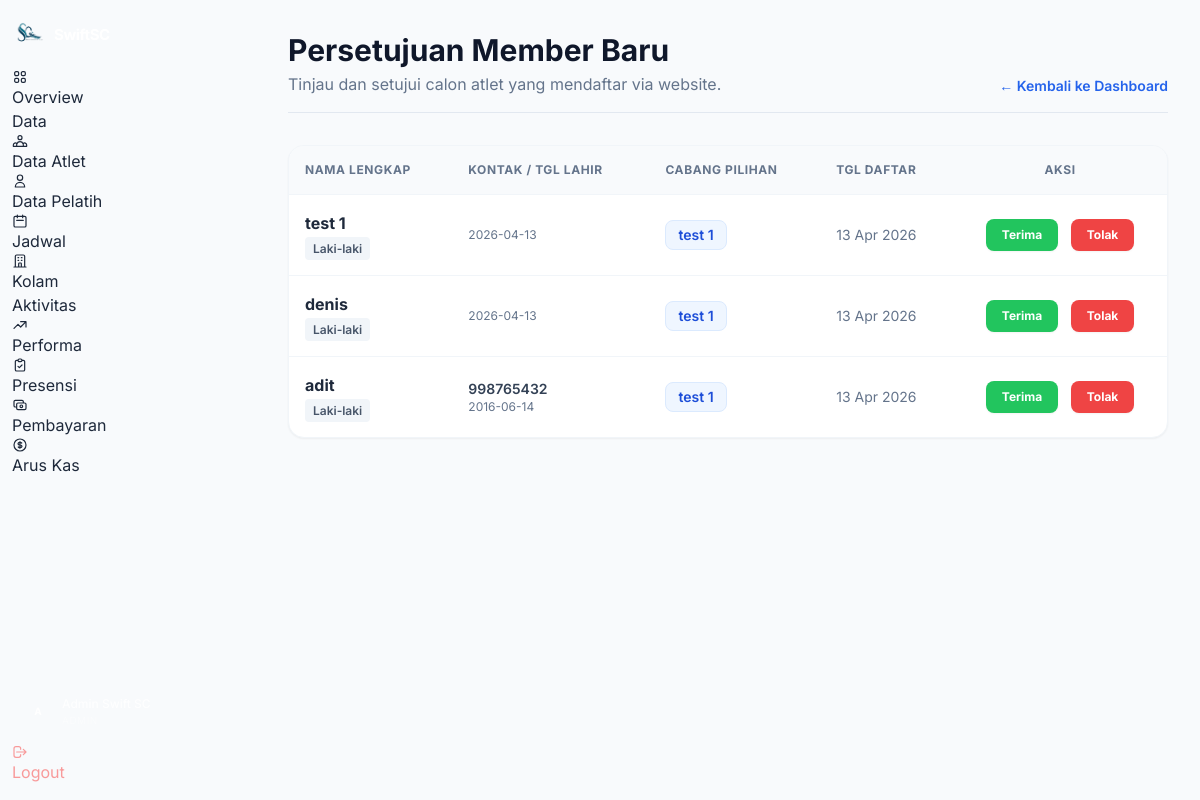
The app's page /dashboard/admin/kelola_member.php (signed in) with its own data.
### tables this page shows
CREATE TABLE `members` (
  `id` int(11) NOT NULL,
  `pool_id` int(11) NOT NULL,
  `nama` varchar(100) NOT NULL,
  `jenis_kelamin` enum('L','P') NOT NULL,
  `no_hp` varchar(20) DEFAULT NULL,
  `tanggal_lahir` date NOT NULL,
  `tanggal_gabung` date NOT NULL,
  `payment_status` enum('Paid','Unpaid') DEFAULT 'Paid',
  `status_akun` enum('Pending','Aktif','Nonaktif') DEFAULT 'Pending',
  `created_at` timestamp NOT NULL DEFAULT current_timestamp()
);

CREATE TABLE `pools` (
  `id` int(11) NOT NULL,
  `name` varchar(100) NOT NULL,
  `address` text DEFAULT NULL,
  `created_at` timestamp NOT NULL DEFAULT current_timestamp(),
  `updated_at` timestamp NOT NULL DEFAULT current_timestamp() ON UPDATE current_timestamp()
);

### dashboard/admin/kelola_member.php (the view, shortened to what this page needs)
<?php
require_once '../../config/database.php';
$query_pending = mysqli_query($koneksi, "SELECT m.*, p.name as nama_kolam FROM members m LEFT JOIN pools p ON m.pool_id = p.id WHERE m.status_akun = 'Pending' ORDER BY m.tanggal_gabung DESC");
?>
<!DOCTYPE html>
<html lang="id">
<head>
    <script src="https://cdn.tailwindcss.com"></script>
</head>
<body class="bg-slate-50 text-slate-800 flex">
    <?php include '../../includes/sidebar.php'; ?>
    <div class="ml-64 p-8 w-full">
        <div class="mb-8 border-b border-slate-200 pb-4 flex justify-between items-end">
            <div>
                <h1 class="text-3xl font-bold text-slate-900">Persetujuan Member Baru</h1>
                <p class="text-slate-500 mt-1">Tinjau dan setujui calon atlet yang mendaftar via website.</p>
            </div>
            <a href="index.php" class="text-blue-600 hover:text-blue-800 font-semibold text-sm">&larr; Kembali ke Dashboard</a>
        </div>
        <div class="bg-white rounded-2xl shadow-sm border border-slate-100 overflow-hidden">
            <div class="overflow-x-auto">
                <table class="w-full text-left border-collapse">
                    <thead>
                        <tr class="bg-slate-50 border-b border-slate-100 text-slate-500 uppercase text-xs tracking-wider">
                            <th class="p-4 font-bold">Nama Lengkap</th>
                            <th class="p-4 font-bold">Kontak / Tgl Lahir</th>
                            <th class="p-4 font-bold">Cabang Pilihan</th>
                            <th class="p-4 font-bold">Tgl Daftar</th>
                            <th class="p-4 font-bold text-center">Aksi</th>
                        </tr>
                    </thead>
                    <tbody class="divide-y divide-slate-100">
                        <?php if(mysqli_num_rows($query_pending) > 0): ?>
                            <?php while($row = mysqli_fetch_assoc($query_pending)): ?>
                                <tr class="hover:bg-slate-50 transition">
                                    <td class="p-4">
                                        <p class="font-bold text-slate-800"><?= htmlspecialchars($row['nama']) ?></p>
                                        <span class="text-xs font-semibold px-2 py-1 rounded bg-slate-100 text-slate-600">
                                            <?= $row['jenis_kelamin'] == 'L' ? 'Laki-laki' : 'Perempuan' ?>
                                        </span>
                                    </td>
                                    <td class="p-4">
                                        <p class="text-sm font-semibold text-slate-700"><?= htmlspecialchars($row['no_hp']) ?></p>
                                        <p class="text-xs text-slate-500"><?= htmlspecialchars($row['tanggal_lahir']) ?></p>
                                    </td>
                                    <td class="p-4">
                                        <span class="inline-block px-3 py-1 bg-blue-50 text-blue-700 text-sm font-semibold rounded-lg border border-blue-100">
                                            <?= htmlspecialchars($row['nama_kolam'] ?? 'Belum Pilih') ?>
                                        </span>
                                    </td>
                                    <td class="p-4 text-sm text-slate-500">
                                        <?= date('d M Y', strtotime($row['tanggal_gabung'])) ?>
                                    </td>
                                    <td class="p-4 text-center space-x-2">
                                        <a href="?aksi=terima&id=<?= $row['id'] ?>"
                                           onclick="return confirm('Anda yakin ingin MENYETUJUI <?= $row['nama'] ?> sebagai member aktif?');"
                                           class="inline-block bg-green-500 hover:bg-green-600 text-white text-xs font-bold px-4 py-2 rounded-lg shadow-sm transition">
                                            Terima
                                        </a>
                                        <a href="?aksi=tolak&id=<?= $row['id'] ?>"
                                           onclick="return confirm('Anda yakin ingin MENOLAK dan MENGHAPUS data <?= $row['nama'] ?>?');"
                                           class="inline-block bg-red-500 hover:bg-red-600 text-white text-xs font-bold px-4 py-2 rounded-lg shadow-sm transition">
                                            Tolak
                                        </a>
                                    </td>
                                </tr>
                            <?php endwhile; ?>
                        <?php endif; ?>
                    </tbody>
                </table>
            </div>
        </div>
    </div>
</body>
</html>

### dashboard/admin/kelola_member.php (style rules this page uses)
body { font-family: 'Inter', sans-serif; }

### records on screen
members: nama "test 1", jenis_kelamin "Laki-laki", tanggal_lahir "2026-04-13", pool.name "test 1", tanggal_gabung "13 Apr 2026"
members: nama "denis", jenis_kelamin "Laki-laki", tanggal_lahir "2026-04-13", pool.name "test 1", tanggal_gabung "13 Apr 2026"
members: nama "adit", jenis_kelamin "Laki-laki", no_hp "998765432", tanggal_lahir "2016-06-14", pool.name "test 1", tanggal_gabung "13 Apr 2026"
